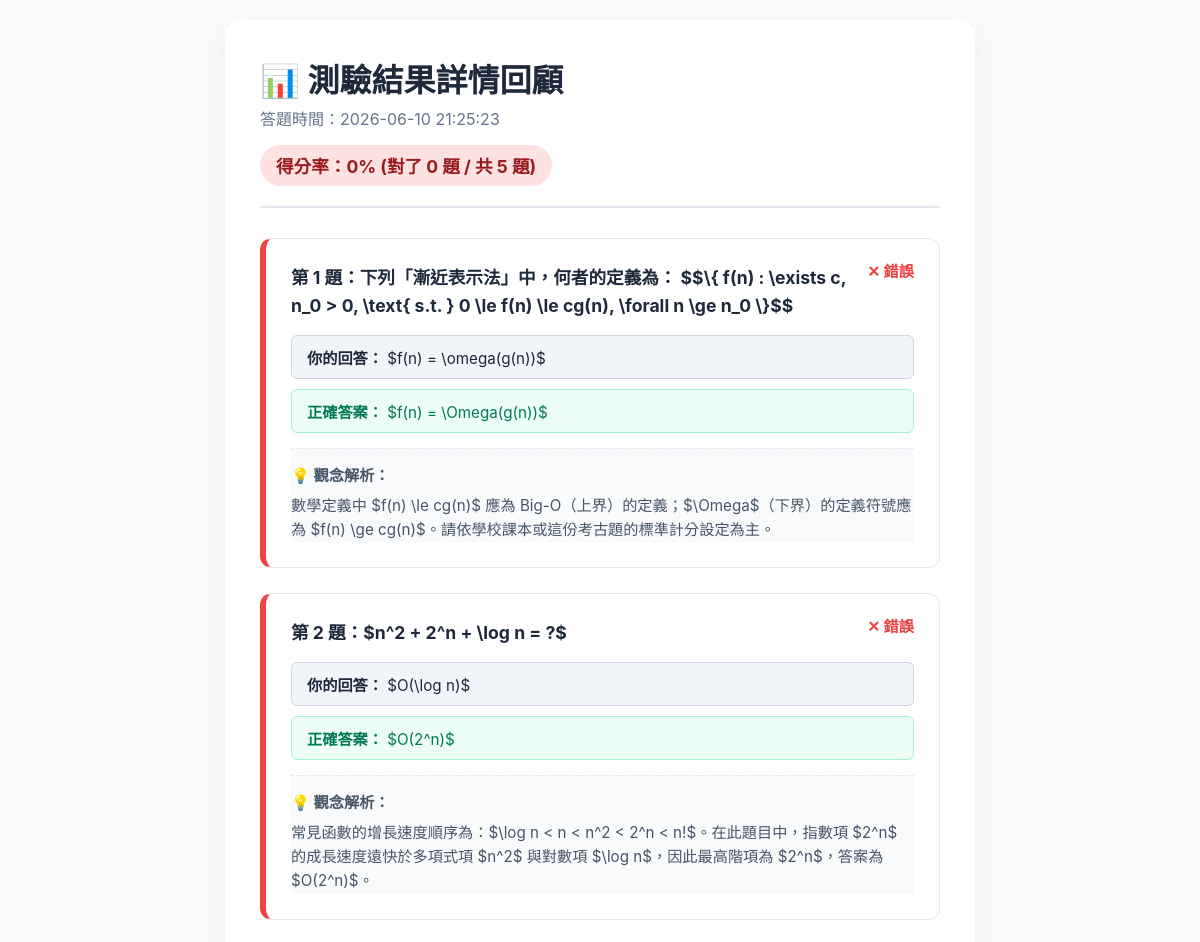
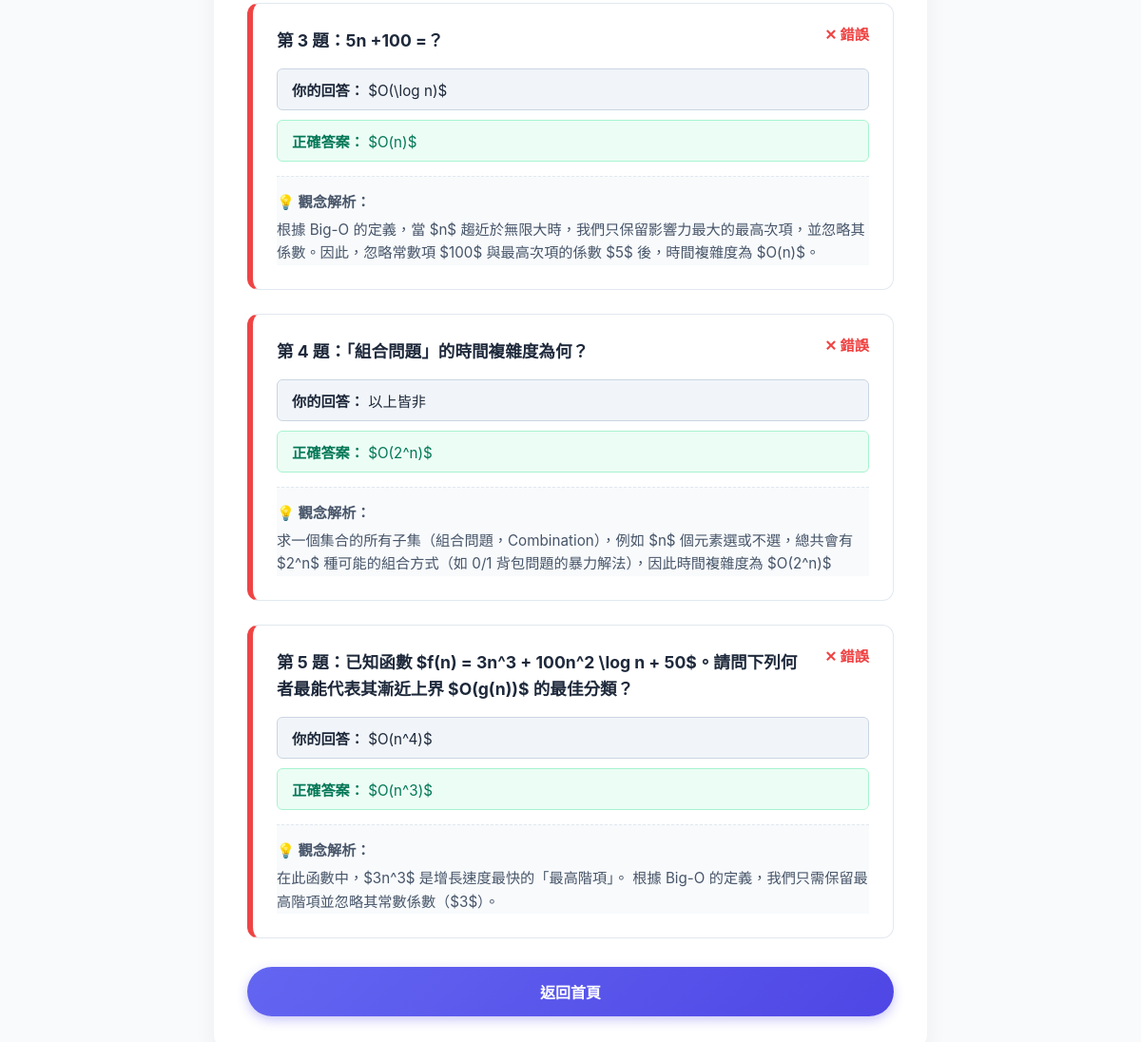
The page /record/29/ (signed in) on the database its author committed (2 pictures, top to bottom).
### quiz/models.py (models this page shows, shortened)
class QuizRecord(models.Model):
    user = models.ForeignKey(User, on_delete=models.CASCADE, related_name='quiz_records')
    total_questions = models.IntegerField(verbose_name="總題數")
    correct_count = models.IntegerField(verbose_name="答對題數")
    score_percent = models.IntegerField(verbose_name="得分率")
    duration = models.CharField(max_length=10, verbose_name="花費時間")
    created_at = models.DateTimeField(auto_now_add=True, verbose_name="作答時間")

class QuizAnswer(models.Model):
    quiz_record = models.ForeignKey(QuizRecord, on_delete=models.CASCADE, related_name='answers')
    question = models.ForeignKey(Question, on_delete=models.CASCADE)
    user_choice_text = models.CharField(max_length=255)
    is_correct = models.BooleanField()

class Question(models.Model):
    content = models.TextField(verbose_name="題目內容")
    explanation = models.TextField(verbose_name="題目解析", blank=True, null=True, default="暫無解析。")

class Choice(models.Model):
    question = models.ForeignKey(Question, related_name='choices', on_delete=models.CASCADE)
    text = models.CharField(max_length=255, verbose_name="選項內容")
    is_correct = models.BooleanField(default=False, verbose_name="正確答案")

### quiz/views.py (the view)
# urls.py: path('record/<int:record_id>/', views.record_detail, name='record_detail'),
@login_required(login_url='login')
def record_detail(request, record_id):
    record = get_object_or_404(QuizRecord, id=record_id, user=request.user)
    details = record.answers.all()
    return render(request, 'quiz/record_detail.html', {
        'record': record,
        'details': details
    })

### quiz/templates/quiz/record_detail.html (shortened to what this page needs)
<!DOCTYPE html>
<html lang="zh-TW">
<head>
</head>
<body class="tex2jax_process">
    <div class="container">
        <div class="header">
            <h1 style="margin:0 0 5px 0;">📊 測驗結果詳情回顧</h1>
            <p style="color: #64748b; margin: 5px 0;">答題時間：{{ record.created_at|date:"Y-m-d H:i:s" }}</p>
            <div class="score-badge {% if record.score_percent >= 60 %}score-pass{% else %}score-fail{% endif %}">
                得分率：{{ record.score_percent }}% (對了 {{ record.correct_count }} 題 / 共 {{ record.total_questions }} 題)
            </div>
        </div>
        <div class="questions-list">
            {% for detail in details %}
            <div class="question-card {% if detail.is_correct %}card-correct{% else %}card-wrong{% endif %}">
                <div class="status-tag {% if detail.is_correct %}status-correct{% else %}status-wrong{% endif %}">
                    {% if detail.is_correct %}● 正確{% else %}✕ 錯誤{% endif %}
                </div>
                <div class="question-text">
                    第 {{ forloop.counter }} 題：{{ detail.question.content|safe }}
                </div>
                <div class="answer-info user-choice">
                    <strong>你的回答：</strong> {{ detail.user_choice_text|slice:"4:"|safe }}
                </div>
                {% if not detail.is_correct %}
                <div class="answer-info correct-choice">
                    <strong>正確答案：</strong>
                    {% for choice in detail.question.choices.all %}
                        {% if choice.is_correct %}
                            {{ choice.text|slice:"4:"|safe }}
                        {% endif %}
                    {% endfor %}
                </div>
                {% endif %}
                {% if detail.question.explanation %}
                <div class="explanation-box">
                    <strong>💡 觀念解析：</strong><br>
                    <div style="margin-top: 5px;">{{ detail.question.explanation|safe }}</div>
                </div>
                {% endif %}
            </div>
            {% endfor %}
        </div>
        <a href="{% url 'index' %}" class="back-btn">返回首頁</a>
    </div>
</body>
</html>

### quiz/templates/quiz/record_detail.html (style rules this page uses)
:root { --primary-color: #4f46e5; --text-main: #1e293b; --success-color: #10b981; --danger-color: #ef4444; --border-color: #e2e8f0; }
body { font-family: -apple-system, BlinkMacSystemFont, sans-serif; background-color: #f8fafc; color: var(--text-main); margin: 0; padding: 20px; display: flex; flex-direction: column; align-items: center; min-height: 100vh; }
.container { width: 100%; max-width: 750px; background: #ffffff; padding: 35px; border-radius: 16px; box-shadow: 0 10px 25px rgba(0,0,0,0.05); box-sizing: border-box; }
.header { border-bottom: 2px solid var(--border-color); padding-bottom: 20px; margin-bottom: 30px; }
.score-badge { display: inline-block; padding: 8px 16px; border-radius: 50px; font-weight: bold; font-size: 1.1rem; margin-top: 10px; }
.score-fail { background-color: #fee2e2; color: #991b1b; }
.question-card { background: #fff; border: 1px solid var(--border-color); border-radius: 12px; padding: 25px; margin-bottom: 25px; position: relative; overflow: hidden; }
.card-wrong { border-left: 6px solid var(--danger-color); }
.status-tag { position: absolute; top: 20px; right: 25px; font-weight: bold; font-size: 0.95rem; }
.status-wrong { color: var(--danger-color); }
.question-text { font-weight: 700; font-size: 1.1rem; margin-bottom: 15px; padding-right: 60px; line-height: 1.6; }
.answer-info { margin: 10px 0; padding: 10px 15px; border-radius: 6px; font-size: 0.95rem; }
.user-choice { background-color: #f1f5f9; border: 1px solid #cbd5e1; }
.correct-choice { background-color: #ecfdf5; border: 1px solid #a7f3d0; color: #047857; }
.explanation-box { background-color: #f8fafc; border-top: 1px dashed var(--border-color); margin-top: 15px; padding-top: 15px; font-size: 0.95rem; color: #475569; line-height: 1.6; }
.back-btn { display: block; width: 100%; padding: 14px; font-size: 16px; font-weight: 600; color: white; background: linear-gradient(135deg, #6366f1 0%, #4f46e5 100%); border: none; border-radius: 50px; cursor: pointer; text-align: center; text-decoration: none; box-sizing: border-box; margin-top: 30px; box-shadow: 0 4px 12px rgba(79, 70, 229, 0.3); }

### rows shown on the page
QuizRecord: created_at "2026-06-10 21:25:23", score_percent "0", correct_count "0", total_questions "5"
QuizAnswer: is_correct "✕ 錯誤", question.content "下列「漸近表示法」中，何者的定義為： $$\\{ f(n) : \\exists c, n_0 > 0, \\text{ s.t. } 0 \\le f(n) \\le cg(n), \\forall n \\ge n_0 \\}$$", user_choice_text "$f(n) = \\omega(g(n))$", question.explanation "數學定義中 $f(n) \\le cg(n)$ 應為 Big-O（上界）的定義；$\\Omega$（下界）的定義符號應為 $f(n) \\ge cg(n)$。請依學校課本或這份考古題的標準計分設定為主。"
Choice: text "$f(n) = \\Omega(g(n))$"
QuizAnswer: is_correct "✕ 錯誤", question.content "$n^2 + 2^n + \\log n = ?$", user_choice_text "$O(\\log n)$", question.explanation "常見函數的增長速度順序為：$\\log n < n < n^2 < 2^n < n!$。在此題目中，指數項 $2^n$ 的成長速度遠快於多項式項 $n^2$ 與對數項 $\\log n$，因此最高階項為 $2^n$，答案為 $O(2^n)$。"
Choice: text "$O(2^n)$"
QuizAnswer: is_correct "✕ 錯誤", question.content "5n +100 =？", user_choice_text "$O(\\log n)$", question.explanation "根據 Big-O 的定義，當 $n$ 趨近於無限大時，我們只保留影響力最大的最高次項，並忽略其係數。因此，忽略常數項 $100$ 與最高次項的係數 $5$ 後，時間複雜度為 $O(n)$。"
Choice: text "$O(n)$"
QuizAnswer: is_correct "✕ 錯誤", question.content "「組合問題」的時間複雜度為何？", user_choice_text "以上皆非", question.explanation "求一個集合的所有子集（組合問題，Combination），例如 $n$ 個元素選或不選，總共會有 $2^n$ 種可能的組合方式（如 0/1 背包問題的暴力解法），因此時間複雜度為 $O(2^n)$"
Choice: text "$O(2^n)$"
QuizAnswer: is_correct "✕ 錯誤", question.content "已知函數 $f(n) = 3n^3 + 100n^2 \\log n + 50$。請問下列何者最能代表其漸近上界 $O(g(n))$ 的最佳分類？", user_choice_text "$O(n^4)$", question.explanation "在此函數中，$3n^3$ 是增長速度最快的「最高階項」。 根據 Big-O 的定義，我們只需保留最高階項並忽略其常數係數（$3$）。"
Choice: text "$O(n^3)$"
